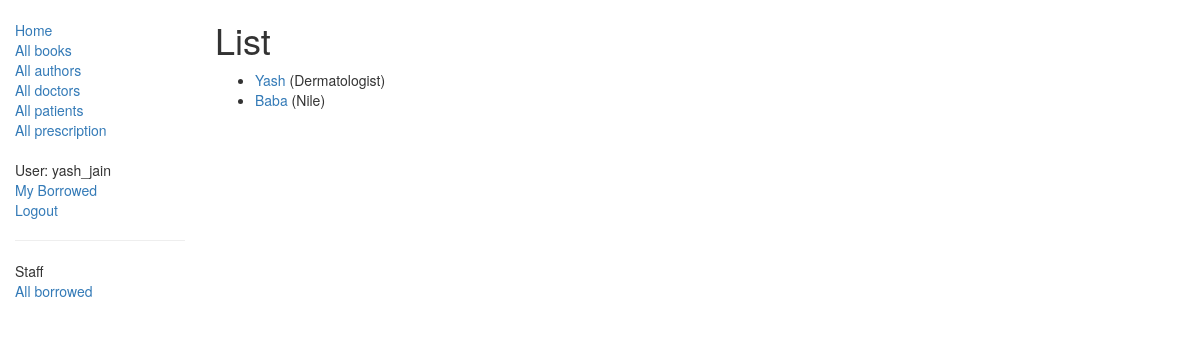
The page /catalog/doctors/ (signed in) on the database its author committed.
### catalog/models.py (models this page shows, shortened)
class Doctor(models.Model):
    first_name = models.CharField(max_length = 30)
    user_name = models.OneToOneField(User,on_delete=models.SET_NULL, null=True, blank=True)
    last_name = models.CharField(max_length = 30)
    address = models.CharField(max_length = 100)
    specialization = models.CharField(max_length = 100)
    hospital  = models.CharField(max_length= 10)
    def get_absolute_url(self):
        return reverse('doctor-detail', args=[str(self.id)])

### catalog/views.py (the view)
# urls.py: path('doctors/',views.DoctorListView.as_view(),name='doctors'),
class DoctorListView(generic.ListView):
    model = Doctor
    paginate_by = 10

### catalog/templates/catalog/doctor_list.html
{% extends "base_generic.html" %}
{% block content %}
    <h1> List</h1>
    {% if doctor_list %}
    <ul>
      {% for doctor in doctor_list %}
      <li>
        <a href="{{ doctor.get_absolute_url }}">{{ doctor.first_name }}</a> ({{doctor.specialization}})
      </li>
      {% endfor %}
    </ul>
    {% else %}
      <p>There are no doctors registered.</p>
    {% endif %}
{% endblock %}

### catalog/templates/base_generic.html (shortened to what this page needs)
<!DOCTYPE html>
<html lang="en">
<head>
  <link rel="stylesheet" href="https://maxcdn.bootstrapcdn.com/bootstrap/3.3.7/css/bootstrap.min.css">
  {% load static %}
  <link rel="stylesheet" href="{% static 'css/styles.css' %}">
</head>
<body>
<div class="container-fluid">
<div class="row">
  <div class="col-sm-2">
  {% block sidebar %}
  <ul class="sidebar-nav">
    <li><a href="{% url 'index' %}">Home</a></li>
    <li><a href="{% url 'books' %}">All books</a></li>
    <li><a href="{% url 'authors' %}">All authors</a></li>
    <li><a href="{% url 'doctors' %}">All doctors</a></li>
    <li><a href="{% url 'patients' %}">All patients</a></li>
    <li><a href="{% url 'prescriptions' %}">All prescription</a></li>
  </ul>
  <ul class="sidebar-nav">
   {% if user.is_authenticated %}
     <li>User: {{ user.get_username }}</li>
     <li><a href="{% url 'my-borrowed' %}">My Borrowed</a></li>
     <li><a href="{% url 'logout'%}?next={{request.path}}">Logout</a></li>
   {% else %}
     <li><a href="{% url 'login'%}?next={{request.path}}">Login</a></li>
   {% endif %}
  </ul>
   {% if user.is_staff %}
   <hr />
   <ul class="sidebar-nav">
   <li>Staff</li>
   {% if perms.catalog.can_mark_returned %}
   <li><a href="{% url 'all-borrowed' %}">All borrowed</a></li>
   {% endif %}
   </ul>
    {% endif %}
{% endblock %}
  </div>
  <div class="col-sm-10 ">
  {% block content %}{% endblock %}
  </div>
</div>
</div>
</body>
</html>

### catalog/static/css/styles.css (style rules this page uses)
.sidebar-nav { margin-top: 20px; padding: 0; list-style: none; }

### rows shown on the page
Doctor: first_name "Yash", specialization "Dermatologist"
Doctor: first_name "Baba", specialization "Nile"

### other values the page prints
{{ user.get_username }} "yash_jain"
